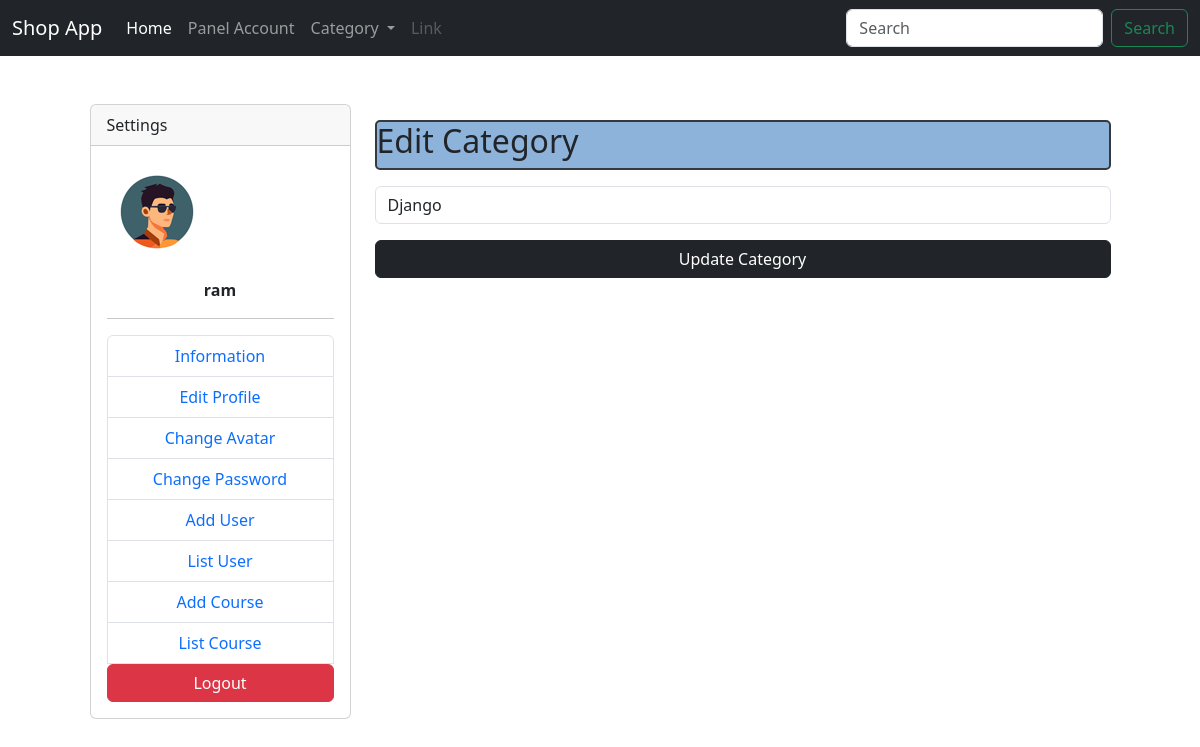
/admin/category/edit?id=3 (signed in), run on the app's committed database.
### models.py (models this page shows, shortened)
class User(db.Model, UserMixin):
    __tablename__='user'
    id = db.Column(db.Integer, primary_key=True)
    name = db.Column(db.String(80), nullable=False)
    email = db.Column(db.String(120), unique=True, nullable=False)
    password = db.Column(db.String)
    avatar=db.Column(db.String,default='/uploads/avatar.png')
    admin= db.Column(db.Boolean ,default=False)
    date_created = db.Column(db.DateTime, default=datetime.now)

class Category(db.Model):
   __tablename__ = 'categories'
   id = Column(Integer,primary_key=True)
   name = Column(String)

### controller/admin.py (the view)
    def EditCategory(self):
        if not current_user.admin:
            abort(403)
        category_id = request.args.get('id') if request.method == 'GET' else request.form.get('category_id')
        if not category_id:
            flash('Category ID is missing.', 'danger')
            return redirect(url_for('admin.GetCategoryList'))
        try:
            category_id = int(category_id)
        except (ValueError, TypeError):
            flash('Invalid category ID.', 'danger')
            return redirect(url_for('admin.GetCategoryList'))
        category = Category.query.filter_by(id=category_id).first()
        if not category:
            flash('Category not found.', 'danger')
            return redirect(url_for('admin.GetCategoryList'))
        form = CategoryForm(obj=category)
        if form.validate_on_submit():
            category.name = form.name.data
            db.session.commit()
            flash('Category updated successfully!', 'success')
            return redirect(url_for('admin.GetCategoryList'))
        return render_template('/admin/Categories/EditCategory.html', form=form, category=category)

### forms.py
class CategoryForm(FlaskForm):
    name = StringField('name', validators=[DataRequired('Name Field is Required')])

### extensions.py (called while the page is built)
@loginmanager.user_loader
def user_loader(user_id):
    from models import User
    return User.query.get(user_id)

### templates/admin/Categories/EditCategory.html (shortened to what this page needs)
{% extends "./Layout/base.html" %}
{% block content %}
  <div class="container mt-5">
     <div class="row justify-content-center">
      {% include "./Layout/AdminMenu.html" %}
        <div class="col-8">
          <div class='card-header mt-3'
          style="border: 2px solid #343a40; border-radius: 5px; background-color:rgb(141, 179, 218)"><h2>Edit Category</h2></div>
          <div class='card-body justify-content-center mt-3'>
            <form action="{{ url_for('EditCategory') }}" method="POST" novalidate>
              <div class="form-group mb-3">
                  {{ form.name(placeholder='Enter Category Name', class='form-control',value=category.name) }}
              </div>
              <div class="form-group mb-3">
                  <button class="btn btn-dark w-100">Update Category</button>
              </div>
               </form>
        </div>
      </div>
     </div>
  </div>
{% endblock content %}

### templates/Layout/AdminMenu.html
<div class="col-3">
  <div class="card">
      <div class="card-header">Settings</div>
      <div class="card-body justify-content-center">
          <img class="text-center mb-3" src="{{ url_for('static', filename=current_user.avatar) }}" alt="">
          <p class="text-center"><b class="text-center">{{ current_user.name }}</b></p>
          <hr>
          <ul class="list-group text-center">
              <li class="list-group-item"><a href="{{ url_for('admin.AdminInformation') }}">Information</a></li>
              <li class="list-group-item"><a href="{{ url_for('admin.AdminEditProfile') }}">Edit Profile</a></li>
              <li class="list-group-item"><a href="{{ url_for('admin.AdminUploadAvatar') }}">Change Avatar</a></li>
              <li class="list-group-item"><a href="{{ url_for('admin.AdminChangePassword') }}">Change Password</a></li>
              <li class="list-group-item"><a href="{{ url_for('admin.AddNewUser') }}">Add User</a></li>
              <li class="list-group-item"><a href="{{ url_for('admin.GetUserList') }}">List User</a></li>
              <li class="list-group-item"><a href="{{ url_for('admin.AddNewCourse') }}">Add Course</a></li>
              <li class="list-group-item"><a href="{{ url_for('admin.GetCourseList') }}">List Course</a></li>
              <form action="{{ url_for('auth.Logout') }}" method="POST">
                  <button class="btn btn-danger w-100">Logout</button>
              </form>
          </ul>
      </div>
  </div>
</div>

### static/css/app.css (style rules this page uses)
a { text-decoration: none !important; }

### data on the page
User: avatar (placeholder picture), name "ram"
Category: name "Django"
